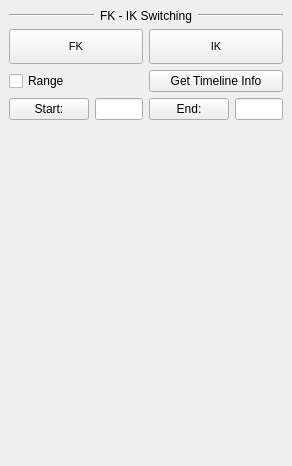
<?xml version="1.0" encoding="UTF-8"?>
<ui version="4.0">
 <class>MainWindow</class>
 <widget class="QMainWindow" name="MainWindow">
  <property name="geometry">
   <rect>
    <x>0</x>
    <y>0</y>
    <width>292</width>
    <height>466</height>
   </rect>
  </property>
  <property name="windowTitle">
   <string>Character</string>
  </property>
  <widget class="QWidget" name="centralwidget">
   <layout class="QVBoxLayout" name="verticalLayout">
    <item>
     <layout class="QHBoxLayout" name="horizontalLayout_2">
      <item>
       <widget class="Line" name="line_23">
        <property name="sizePolicy">
         <sizepolicy hsizetype="Expanding" vsizetype="Fixed">
          <horstretch>0</horstretch>
          <verstretch>0</verstretch>
         </sizepolicy>
        </property>
        <property name="orientation">
         <enum>Qt::Horizontal</enum>
        </property>
       </widget>
      </item>
      <item>
       <widget class="QLabel" name="character_fkik_label">
        <property name="text">
         <string>FK - IK Switching</string>
        </property>
       </widget>
      </item>
      <item>
       <widget class="Line" name="line_2">
        <property name="sizePolicy">
         <sizepolicy hsizetype="Expanding" vsizetype="Fixed">
          <horstretch>0</horstretch>
          <verstretch>0</verstretch>
         </sizepolicy>
        </property>
        <property name="orientation">
         <enum>Qt::Horizontal</enum>
        </property>
       </widget>
      </item>
     </layout>
    </item>
    <item>
     <layout class="QHBoxLayout" name="horizontalLayout">
      <item>
       <widget class="QPushButton" name="fk_pushButton">
        <property name="sizePolicy">
         <sizepolicy hsizetype="Minimum" vsizetype="Minimum">
          <horstretch>0</horstretch>
          <verstretch>0</verstretch>
         </sizepolicy>
        </property>
        <property name="minimumSize">
         <size>
          <width>0</width>
          <height>35</height>
         </size>
        </property>
        <property name="font">
         <font>
          <pointsize>8</pointsize>
         </font>
        </property>
        <property name="text">
         <string>FK</string>
        </property>
       </widget>
      </item>
      <item>
       <widget class="QPushButton" name="ik_pushButton">
        <property name="sizePolicy">
         <sizepolicy hsizetype="Minimum" vsizetype="Minimum">
          <horstretch>0</horstretch>
          <verstretch>0</verstretch>
         </sizepolicy>
        </property>
        <property name="minimumSize">
         <size>
          <width>0</width>
          <height>35</height>
         </size>
        </property>
        <property name="font">
         <font>
          <pointsize>8</pointsize>
         </font>
        </property>
        <property name="text">
         <string>IK</string>
        </property>
       </widget>
      </item>
     </layout>
    </item>
    <item>
     <layout class="QHBoxLayout" name="horizontalLayout_26">
      <item>
       <widget class="QCheckBox" name="range_checkBox">
        <property name="text">
         <string>Range</string>
        </property>
       </widget>
      </item>
      <item>
       <widget class="QPushButton" name="getTimeline_pushButton">
        <property name="text">
         <string>Get Timeline Info</string>
        </property>
       </widget>
      </item>
     </layout>
    </item>
    <item>
     <layout class="QHBoxLayout" name="horizontalLayout_27">
      <item>
       <layout class="QHBoxLayout" name="horizontalLayout_7">
        <item>
         <widget class="QPushButton" name="start_pushButton">
          <property name="text">
           <string>Start:</string>
          </property>
         </widget>
        </item>
        <item>
         <widget class="QLineEdit" name="start_lineEdit">
          <property name="maximumSize">
           <size>
            <width>16777215</width>
            <height>16777215</height>
           </size>
          </property>
         </widget>
        </item>
       </layout>
      </item>
      <item>
       <layout class="QHBoxLayout" name="horizontalLayout_13">
        <item>
         <widget class="QPushButton" name="end_pushButton">
          <property name="text">
           <string>End:</string>
          </property>
         </widget>
        </item>
        <item>
         <widget class="QLineEdit" name="end_lineEdit">
          <property name="maximumSize">
           <size>
            <width>16777215</width>
            <height>16777215</height>
           </size>
          </property>
         </widget>
        </item>
       </layout>
      </item>
     </layout>
    </item>
    <item>
     <spacer name="verticalSpacer">
      <property name="orientation">
       <enum>Qt::Vertical</enum>
      </property>
      <property name="sizeHint" stdset="0">
       <size>
        <width>20</width>
        <height>40</height>
       </size>
      </property>
     </spacer>
    </item>
   </layout>
  </widget>
 </widget>
 <resources/>
 <connections/>
</ui>
